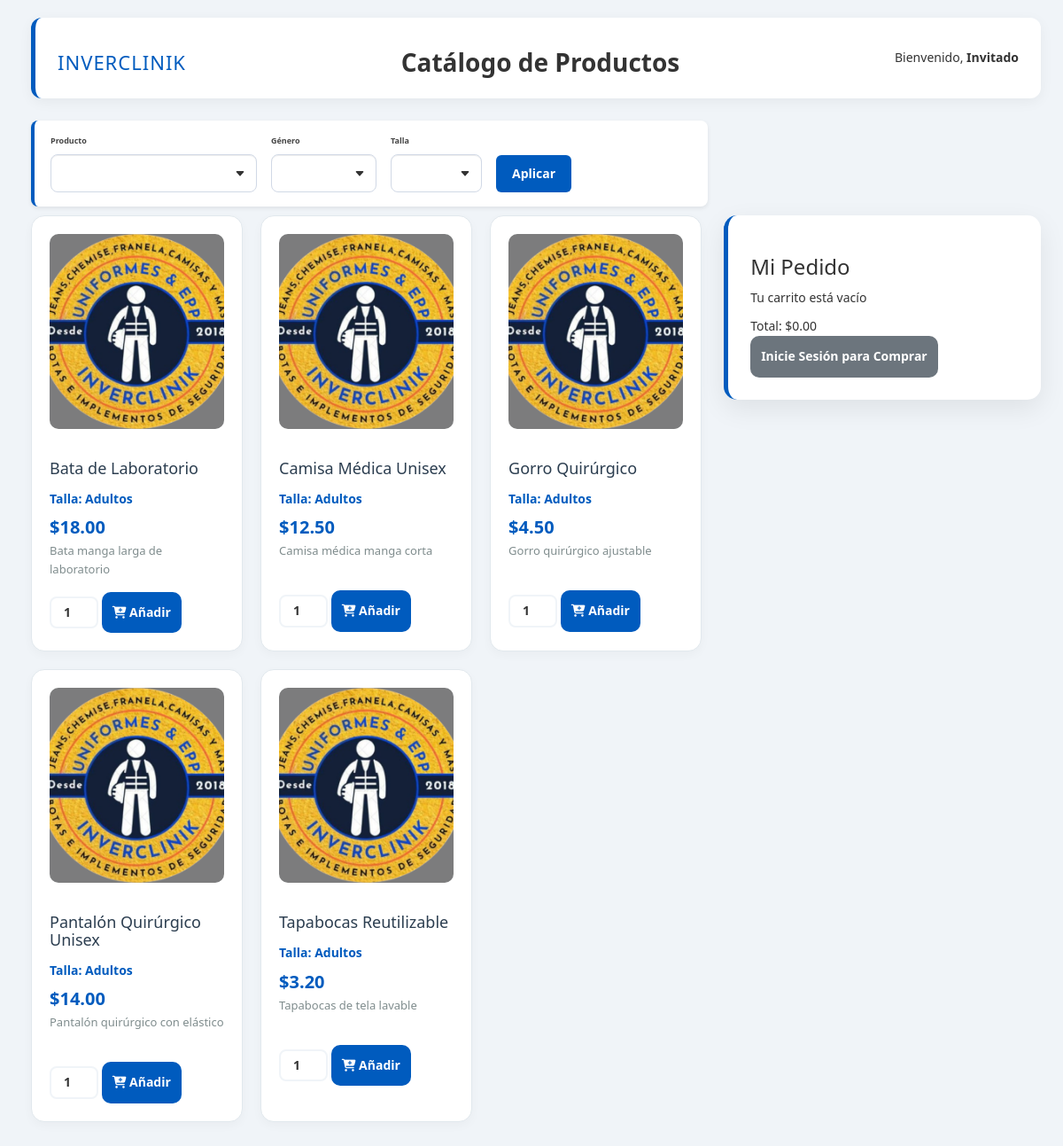
The page /cliente/catalogo/catalogo.php on the database its author committed.
### tables this page shows
CREATE TABLE IF NOT EXISTS `recetas` (
  `id` int(11) NOT NULL AUTO_INCREMENT,
  `producto_id` int(11) NOT NULL,
  `rango_tallas_id` int(11) NOT NULL,
  `tipo_produccion_id` int(11) NOT NULL,
  `almacen_id` int(11) DEFAULT NULL COMMENT 'Almacén al que pertenece la receta/inventario',
  `stock_minimo` decimal(12,2) DEFAULT NULL COMMENT 'Stock mínimo del producto terminado',
  `stock_maximo` decimal(12,2) DEFAULT NULL COMMENT 'Stock máximo del producto terminado',
  `observaciones` text DEFAULT NULL,
  `precio_total` decimal(10,2) DEFAULT 0.00,
  `precio_mayor` decimal(10,2) DEFAULT 0.00,
  `precio_detal` decimal(10,2) DEFAULT 0.00,
  `porcentaje_ganancia` decimal(5,2) DEFAULT NULL COMMENT 'Porcentaje de ganancia aplicado sobre el costo de la receta',
  `tasa_cambiaria_id` int(11) DEFAULT NULL COMMENT 'Tasa usada al registrar el precio',
  `creado_en` timestamp NOT NULL DEFAULT current_timestamp(),
  PRIMARY KEY (`id`)
);

CREATE TABLE IF NOT EXISTS `productos` (
  `id` int(11) NOT NULL AUTO_INCREMENT,
  `nombre` varchar(255) NOT NULL,
  `categoria` varchar(100) DEFAULT NULL,
  `tipo_genero` varchar(50) DEFAULT NULL,
  `rango_tallas_id` int(11) DEFAULT NULL,
  `descripcion` text DEFAULT NULL,
  `imagen` varchar(255) DEFAULT NULL,
  `precio_unitario` decimal(10,2) DEFAULT 0.00,
  `fecha_creacion` datetime DEFAULT current_timestamp(),
  `activo` tinyint(1) DEFAULT 1,
  PRIMARY KEY (`id`)
);

CREATE TABLE IF NOT EXISTS `rangos_tallas` (
  `id` int(11) NOT NULL AUTO_INCREMENT,
  `nombre_rango` varchar(50) NOT NULL,
  `descripcion` varchar(100) DEFAULT NULL,
  PRIMARY KEY (`id`)
);

### cliente/catalogo/catalogo.php (the view, shortened to what this page needs)
<?php
include '../../connection/connection.php';
$isLoggedIn = (isset($_SESSION['id_cliente']) || isset($_SESSION['iduser']));
$tipoUsuario = $_SESSION['tipo'] ?? '';
$role_id = isset($_SESSION['role_id']) ? (int)$_SESSION['role_id'] : 0;
$isAdmin = ($tipoUsuario === 'usuario' && $role_id === 1);
if ($tipoUsuario === 'cliente' || $role_id === 3) {
    $nombreUsuario = $_SESSION['nombre_cliente'] ?? 'Cliente';
    $urlInicio = '../../dashboard/dashboard_cliente.php';
} elseif ($isAdmin) {
    $nombreUsuario = $_SESSION['username'] ?? 'Admin';
    $urlInicio = '../../dashboard/dashboard.php';
} else {
    $nombreUsuario = "Invitado";
    $urlInicio = '../../index.php';
}
include '../modales_cliente.php';
$sqlRangos = "SELECT id, nombre_rango FROM rangos_tallas ORDER BY nombre_rango";
$resultRangos = $conn->query($sqlRangos);
$rangos = [];
if ($resultRangos) {
    while ($row = $resultRangos->fetch_assoc()) {
        $rangos[] = $row;
    }
}
$sqlNombres = "SELECT DISTINCT nombre FROM productos WHERE activo = 1 ORDER BY nombre ASC";
$resNombres = mysqli_query($conn, $sqlNombres);
$lista_nombres = [];
while ($nom = mysqli_fetch_assoc($resNombres)) {
    $lista_nombres[] = $nom['nombre'];
}
$f_producto = isset($_GET['producto']) ? mysqli_real_escape_string($conn, $_GET['producto']) : '';
$f_genero   = isset($_GET['genero'])   ? mysqli_real_escape_string($conn, $_GET['genero'])   : '';
$f_talla    = isset($_GET['rango_tallas_id']) ? mysqli_real_escape_string($conn, $_GET['rango_tallas_id']) : '';
$sql = "SELECT
    r.id AS id_receta,
    p.nombre,
    p.imagen,
    p.descripcion,
    t.nombre_rango AS nombre_talla,
    r.precio_detal,
    r.precio_mayor
FROM recetas r
INNER JOIN productos p ON r.producto_id = p.id
INNER JOIN rangos_tallas t ON r.rango_tallas_id = t.id
WHERE p.activo = 1";
$sql .= " ORDER BY p.nombre ASC";
$result = mysqli_query($conn, $sql);
$total_filas = mysqli_num_rows($result);
?>
<!DOCTYPE html>
<html lang="es">
<head>
    <link rel="stylesheet" href="../../assets/css/select2.min.css">
    <link rel="stylesheet" href="../../css/catalogo_cliente.css">
    <link rel="stylesheet" href="../../css/sweetalert-overrides.css">
    <link rel="stylesheet" href="../../assets/css/all.min.css">
    <link rel="stylesheet" href="../../assets/css/password-toggle.css" />
</head>
<body>
    <div class="container">
    <header class="header">
        <div class="logo">
           <a href="<?php echo $urlInicio; ?>"> <h1>INVERCLINIK</h1></a>
        </div>
        <h2 class="catalog-title">Catálogo de Productos</h2>
        <div class="user-info">
            Bienvenido, <strong><?php echo $nombreUsuario; ?></strong>
        </div>
    </header>
    <form class="dashboard-filtro" id="formFiltroDashboard" action="#" method="get" autocomplete="off">
            <div class="filter-group">
                <label class="form-label">Producto</label>
                <select class="form-control" name="producto" id="producto">
                    <option value=""></option>
                    <?php foreach($lista_nombres as $nombre): ?>
                        <option value="<?php echo $nombre; ?>" <?php echo ($f_producto == $nombre) ? 'selected' : ''; ?>>
                        </option>
                    <?php endforeach; ?>
                </select>
            </div>
            <div class="filter-group">
                <label class="form-label">Género</label>
                <select class="form-control" name="genero"> <option value=""></option>
                    <option value="Masculino" <?php echo ($f_genero == 'Masculino') ? 'selected' : ''; ?>>Masculino</option>
                </select>
            </div>
            <div class="filter-group">
                <label class="form-label">Talla</label>
                <select name="rango_tallas_id" class="form-control">
                    <option value=""></option>
                    <?php foreach ($rangos as $r): ?>
                        <option value="<?php echo $r['id']; ?>" <?php echo ($f_talla == $r['id']) ? 'selected' : ''; ?>>
                        </option>
                    <?php endforeach; ?>
                </select>
            </div>
            <button type="submit" class="btn-aplicar">Aplicar</button>
        </form>
    <div class="main-panel">
        <div class="main-layout">
            <div class="products-grid"> <?php
                if($total_filas > 0):
                    while($p = mysqli_fetch_assoc($result)):
                        $rawImg = trim((string)($p['imagen'] ?? ''));
                        if ($rawImg === '') {
                            $imgSrc = '../../assets/img/inverclinik_3.png';
                        } elseif (preg_match('#\Ahttps?://#i', $rawImg)) {
                            $imgSrc = htmlspecialchars($rawImg, ENT_QUOTES, 'UTF-8');
                        } elseif ($rawImg[0] === '/') {
                            $imgSrc = htmlspecialchars($rawImg, ENT_QUOTES, 'UTF-8');
                        } elseif (preg_match('#\Aassets/#i', $rawImg)) {
                            $imgSrc = '../../' . htmlspecialchars($rawImg, ENT_QUOTES, 'UTF-8');
                        } else {
                            $imgSrc = '../../assets/img/productos/' . htmlspecialchars(basename($rawImg), ENT_QUOTES, 'UTF-8');
                        }
                        $nombreCompleto = $p['nombre'] . " (Talla: " . $p['nombre_talla'] . ")"; ?>
                        <div class="product-card" id="card-receta-<?php echo $p['id_receta']; ?>">
                            <div class="product-image">
                                <img src="<?php echo $imgSrc; ?>" alt="Producto">
                            </div>
                            <h3><?php echo $p['nombre']; ?></h3>
                            <p style="color: #005bbe; font-weight: bold; margin: 5px 0;">Talla: <?php echo $p['nombre_talla']; ?></p>
                            <div class="product-info"><strong>$<?php echo number_format($p['precio_detal'], 2); ?></strong></div>
                            <p class="product-description"><?php echo $p['descripcion']; ?></p>
                            <div class="product-controls-row">
                                <input type="number" id="cant-<?php echo $p['id_receta']; ?>" class="quantity-input" value="1" min="1">
                                <button class="btn-add-cart" onclick="agregarAlPedido('<?php echo htmlspecialchars($nombreCompleto, ENT_QUOTES, 'UTF-8'); ?>', <?php echo $p['precio_detal']; ?>, <?php echo $p['precio_mayor']; ?>, 'cant-<?php echo $p['id_receta']; ?>', <?php echo $p['id_receta']; ?>)">
                                    <i class="fas fa-cart-plus"></i> Añadir
                                </button>
                            </div>
                        </div>
                    <?php endwhile; ?>
                <?php else: ?>
                    <div style="grid-column: span 4; text-align: center; padding: 50px;">
                        <p>No se encontraron productos con esos filtros.</p>
                    </div>
                <?php endif; ?>
            </div>
            <?php if(!$isAdmin): ?>
            <aside class="sidebar-pedido">
                <h3>Mi Pedido</h3>
                <div id="lista-pedido">
                    <p id="vacio-msg">Tu carrito está vacío</p>
                </div>
                <div class="cart-total-section">
                    <div class="total-row">
                        <span>Total:</span>
                        <span id="total-pedido">$0.00</span>
                    </div>
                    <?php if(!$isLoggedIn): ?>
                        <button type="button" class="btn-add-cart" style="background-color: #6c757d;" onclick="abrirModalAcceso()">
                            Inicie Sesión para Comprar
                        </button>
                    <?php else: ?>
                        <button id="btn-whatsapp" type="button" onclick="enviarPedido()">
                            <i class="fab fa-whatsapp"></i> Confirmar por WhatsApp
                        </button>
                    <?php endif; ?>
                </div>
            </aside>
        <?php endif; ?>
        </div>
    </div>
</body>
</html>

### cliente/modales_cliente.php (shortened to what this page needs)
<link rel="stylesheet" href="assets/css/bootstrap.css">
<link rel="stylesheet" href="assets/css/select2.min.css">

### css/catalogo_cliente.css (style rules this page uses)
* { margin: 0; padding: 0; box-sizing: border-box; }
body { font-family: 'Segoe UI', Roboto, Helvetica, Arial, sans-serif; background-color: #f0f4f8; color: #333; line-height: 1.6; padding: 20px; }
.logo a { font-size: 1.8em; font-weight: bold; color: #ffffff; text-decoration: none; display: inline-block; }
.container { max-width: 1300px; margin: 0 auto; }
.header { background: #ffffff; padding: 15px 25px; border-radius: 12px; margin-bottom: 25px; box-shadow: 0 4px 15px rgba(0,0,0,0.05); display: flex; justify-content: space-between; align-items: center; border-left: 5px solid #005bbe; }
.header h1 { color: #005bbe; font-size: 22px; letter-spacing: 1px; }
.catalog-title { text-align: center; font-size: 28px; font-weight: 700; }
.main-layout { display: flex; gap: 25px; align-items: flex-start; margin-top: 10px; }
.products-grid { flex: 2.5; display: grid; grid-template-columns: repeat(3, 1fr); gap: 20px; }
.product-card { background: #ffffff; border-radius: 15px; padding: 20px; border: 1px solid #e1e8ed; box-shadow: 0 4px 12px rgba(0,0,0,0.03); transition: all 0.3s cubic-bezier(0.25, 0.8, 0.25, 1); display: flex; flex-direction: column; }
.product-image { width: 100%; height: 220px; overflow: hidden; border-radius: 10px; margin-bottom: 15px; background-color: #f8f9fa; position: relative; display: flex; align-items: center; justify-content: center; }
.product-image img { width: 100%; height: 100%; object-fit: cover; transition: 0.5s; }
.product-card h3 { color: #2c3e50; font-size: 18px; margin-bottom: 8px; }
.product-description { color: #7f8c8d; font-size: 13px; margin-bottom: 15px; min-height: 40px; }
.product-info strong { color: #005bbe; font-size: 20px; }
.main-panel { align-items: flex-start; gap: 20px; margin-bottom: 50px; position: relative; width: 100%; }
.dashboard-filtro { display: flex; flex-wrap: wrap; align-items: flex-end; gap: 12px 16px; padding: 16px 18px; background: #fff; border-radius: 8px; box-shadow: 0 2px 5px rgba(0,0,0,0.08); border-left: 4px solid #005bbe; width: 67%; }
.dashboard-filtro label { font-weight: 600; color: #333; margin-bottom: 4px; display: block; }
.dashboard-filtro .form-control { appearance: none; background-color: #ffffff; border: 1px solid #d1d9e6; border-radius: 8px; color: #333; padding: 10px 15px; font-size: 14px; transition: all 0.3s ease; width: 100%; cursor: pointer; background-repeat: no-repeat; background-position: right 12px center; padding-right: 35px; }
.dashboard-filtro .form-label { display: block; font-weight: 600; margin-bottom: 8px; color: #444; font-size: 0.9rem; }
.dashboard-filtro .btn-aplicar { background: #005bbe; border: none; color: #fff; padding: 8px 18px; border-radius: 6px; cursor: pointer; font-weight: 600; height: 42px; }
.sidebar-pedido { flex: 1; min-width: 320px; background: #ffffff; border-radius: 15px; padding: 25px; box-shadow: 0 10px 30px rgba(0,0,0,0.08); border-left: 5px solid #005bbe; position: sticky; top: 20px; }
.quantity-input { width: 55px; padding: 5px; border: 2px solid #f0f4f8; border-radius: 8px; text-align: center; font-weight: bold; outline: none; }
.btn-add-cart { background-color: #005bbe; color: white; border: none; padding: 12px; border-radius: 10px; font-weight: bold; cursor: pointer; transition: 0.3s; margin-top: auto; position: relative; }

### rows shown on the page
recetas: producto.nombre "Bata de Laboratorio", rango_tallas.nombre_rango "Adultos", precio_detal "18.00", producto.descripcion "Bata manga larga de laboratorio"
recetas: producto.nombre "Camisa Médica Unisex", rango_tallas.nombre_rango "Adultos", precio_detal "12.50", producto.descripcion "Camisa médica manga corta", id "1"
recetas: producto.nombre "Gorro Quirúrgico", rango_tallas.nombre_rango "Adultos", precio_detal "4.50", producto.descripcion "Gorro quirúrgico ajustable"
recetas: producto.nombre "Pantalón Quirúrgico Unisex", rango_tallas.nombre_rango "Adultos", precio_detal "14.00", producto.descripcion "Pantalón quirúrgico con elástico"
recetas: producto.nombre "Tapabocas Reutilizable", rango_tallas.nombre_rango "Adultos", precio_detal "3.20", producto.descripcion "Tapabocas de tela lavable"

### other values the page prints
$nombreUsuario "Invitado"
